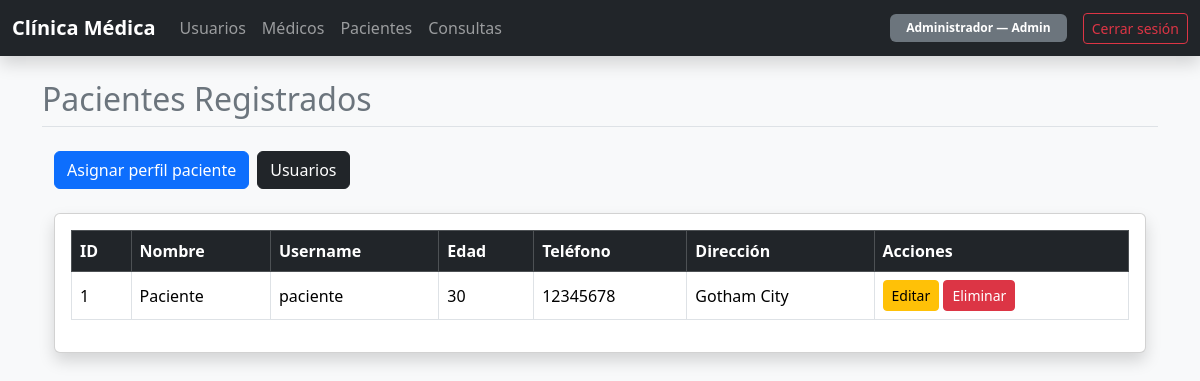
/pacientes/ (signed in), run on the app's committed database.
### models/usuario_model.py (models this page shows, shortened)
class Usuario(UserMixin, db.Model):
    __tablename__ = 'usuarios'
    id_usuario = db.Column(db.Integer, primary_key=True)
    nombre     = db.Column(db.String(100), nullable=False)
    username   = db.Column(db.String(50),  unique=True, nullable=False)
    password   = db.Column(db.String(255), nullable=False)
    rol        = db.Column(db.String(20),  nullable=False)  # 'admin' | 'medico' | 'paciente'
    medico   = db.relationship('Medico',   back_populates='usuario',
                               uselist=False, cascade='all, delete-orphan')
    paciente = db.relationship('Paciente', back_populates='usuario',
                               uselist=False, cascade='all, delete-orphan')

### models/paciente_model.py (models this page shows, shortened)
class Paciente(db.Model):
    __tablename__ = 'pacientes'
    id_paciente = db.Column(db.Integer, primary_key=True)
    edad        = db.Column(db.Integer)
    direccion   = db.Column(db.String(200))
    telefono    = db.Column(db.String(20))
    id_usuario = db.Column(
        db.Integer,
        db.ForeignKey('usuarios.id_usuario', ondelete='CASCADE'),
        nullable=False,
        unique=True
    )
    usuario = db.relationship('Usuario', back_populates='paciente')
    consultas = db.relationship(
        'Consulta',
        back_populates='paciente',
        cascade='all, delete-orphan',
        lazy='select'
    )

### controllers/paciente_controller.py (the view)
@paciente_bp.route('/')
@login_required
@solo_admin
def listar():
    pacientes = Paciente.query.join(Usuario).order_by(Usuario.nombre).all()
    return render_listar(pacientes)

### database.py (called while the page is built)
def solo_admin(f):
    @wraps(f)
    def decorated(*args, **kwargs):
        if not current_user.is_authenticated or current_user.rol != 'admin':
            abort(403)
        return f(*args, **kwargs)
    return decorated

### models/usuario_model.py (called while the page is built)
@login_manager.user_loader
def load_user(user_id):
    return Usuario.query.get(int(user_id))

### views/paciente_view.py (called while the page is built)
def render_listar(pacientes, usuarios_disponibles=None):
    return render_template('paciente/listar.html',
                           pacientes=pacientes,
                           usuarios_disponibles=usuarios_disponibles or [])

### templates/paciente/listar.html (shortened to what this page needs)
{% extends 'base.html' %}
{% block page_title %}Pacientes Registrados{% endblock %}
{% block content %}
<div class="container mt-4">
  <div class="mb-4 d-flex gap-2 flex-wrap">
    <a href="{{ url_for('pacientes.registrar') }}" class="btn btn-primary">Asignar perfil paciente</a>
    <a href="{{ url_for('usuarios.index') }}" class="btn btn-dark">Usuarios</a>
  </div>
  <div class="card shadow">
    <div class="card-body">
      <div class="table-responsive">
        <table class="table table-bordered table-hover align-middle">
          <thead class="table-dark">
            <tr>
              <th>ID</th>
              <th>Nombre</th>
              <th>Username</th>
              <th>Edad</th>
              <th>Teléfono</th>
              <th>Dirección</th>
              <th>Acciones</th>
            </tr>
          </thead>
          <tbody>
            {% for p in pacientes %}
              <tr>
                <td>{{ p.id_paciente }}</td>
                <td>{{ p.usuario.nombre }}</td>
                <td>{{ p.usuario.username }}</td>
                <td>{{ p.edad or '—' }}</td>
                <td>{{ p.telefono or '—' }}</td>
                <td>{{ p.direccion or '—' }}</td>
                <td>
                  <a href="{{ url_for('pacientes.editar', id_paciente=p.id_paciente) }}" class="btn btn-sm btn-warning">Editar</a>
                  <form method="POST" action="{{ url_for('pacientes.eliminar', id_paciente=p.id_paciente) }}" style="display:inline;">
                    <button type="submit" class="btn btn-sm btn-danger" onclick="return confirm('¿Eliminar perfil de paciente?')">Eliminar</button>
                  </form>
                </td>
              </tr>
            {% else %}
              <tr><td colspan="7" class="text-center">No hay pacientes registrados.</td></tr>
            {% endfor %}
          </tbody>
        </table>
      </div>
    </div>
  </div>
</div>
{% endblock %}

### templates/base.html (shortened to what this page needs)
<!doctype html>
<html lang="es">
  <head>
    <link href="https://cdn.jsdelivr.net/npm/bootstrap@5.3.3/dist/css/bootstrap.min.css" rel="stylesheet">
  </head>
  <body class="bg-light">
    {% if current_user.is_authenticated %}
      <nav class="navbar navbar-expand-lg navbar-dark bg-dark shadow mb-4">
        <div class="container-fluid">
          <a class="navbar-brand fw-bold" href="{{ url_for('dashboard') }}">Clínica Médica</a>
          <div class="collapse navbar-collapse" id="navbarClinica">
            <ul class="navbar-nav me-auto mb-2 mb-lg-0">
              {% if current_user.rol == 'admin' %}
                <li class="nav-item"><a class="nav-link" href="{{ url_for('usuarios.index') }}">Usuarios</a></li>
                <li class="nav-item"><a class="nav-link" href="{{ url_for('medicos.listar') }}">Médicos</a></li>
                <li class="nav-item"><a class="nav-link" href="{{ url_for('pacientes.listar') }}">Pacientes</a></li>
                <li class="nav-item"><a class="nav-link" href="{{ url_for('consultas.listar') }}">Consultas</a></li>
              {% endif %}
            </ul>
            <div class="d-flex align-items-center gap-3">
              <span class="badge bg-secondary px-3 py-2 text-capitalize">
                {{ current_user.nombre }} — <span class="fw-bold">{{ current_user.rol }}</span>
              </span>
              <a href="{{ url_for('auth.logout') }}" class="btn btn-outline-danger btn-sm">Cerrar sesión</a>
            </div>
          </div>
        </div>
      </nav>
      <div class="container my-4">
        <h2 class="mb-4 border-bottom pb-2 text-secondary">{% block page_title %}{% endblock %}</h2>
        {% block content %}{% endblock %}
      </div>
    {% endif %}
  </body>
</html>

### data on the page
Usuario: nombre "Administrador", rol "Admin"
Paciente: id_paciente "1", usuario.nombre "Paciente", usuario.username "paciente", edad "30", telefono "12345678", direccion "Gotham City"
